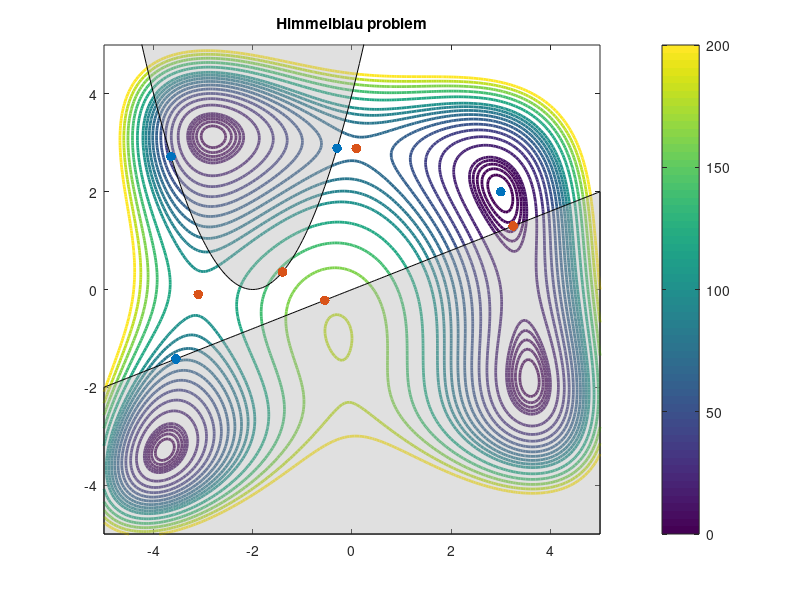

The MATLAB script that drew this image:
clear all, close all, clc
%{
    This program is creating contour plot of Himmelblau problem, with 
    saddle points and minimia location
%}
% Creating grid
x=-5:0.05:5;
[X,Y]=meshgrid(x);
Z=(X.^2+Y-11).^2+(X+Y.^2-7).^2;
v=[0:2:10 10:10:100 100:20:200];

% Creating contour plot
[c, h]=contour(X, Y, Z, v, 'linewidth', 2);
colorbar, hold on;
yc1 = (x+2).^2;
yc2 = (4*x)/10;
hold on
    title('Himmelblau problem')
    fill(x,yc1,[0.7 0.7 0.7],'facealpha',0.4);
    fill([x x(end) x(1)],[yc2 -5 -5],[0.7 0.7 0.7],'facealpha',0.4);
    xlim([-5,5]);
    ylim([-5,5]);
    scatter([-3.65, -3.55, -0.3, 3], [2.72, -1.42, 2.89, 2], 50, 'filled', 'red');
    scatter([-3.1, -1.4, -0.55, 0.0867, 3.25], [-0.1, 0.36, -0.22, 2.8843, 1.3], 50, 'filled', 'black');